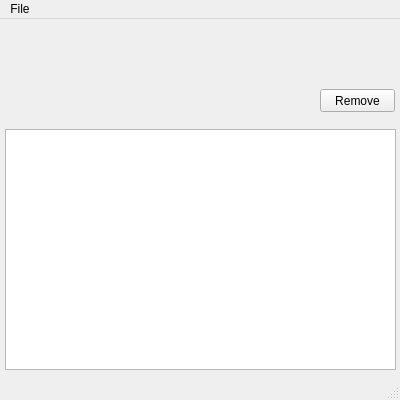
<?xml version="1.0" encoding="UTF-8"?>
<ui version="4.0">
 <class>MainWindow</class>
 <widget class="QMainWindow" name="MainWindow">
  <property name="geometry">
   <rect>
    <x>0</x>
    <y>0</y>
    <width>400</width>
    <height>400</height>
   </rect>
  </property>
  <property name="windowTitle">
   <string>MainWindow</string>
  </property>
  <widget class="QWidget" name="centralwidget">
   <widget class="QListView" name="selectedFileView">
    <property name="geometry">
     <rect>
      <x>5</x>
      <y>110</y>
      <width>391</width>
      <height>241</height>
     </rect>
    </property>
    <property name="editTriggers">
     <set>QAbstractItemView::NoEditTriggers</set>
    </property>
   </widget>
   <widget class="QPushButton" name="pushButton">
    <property name="geometry">
     <rect>
      <x>320</x>
      <y>70</y>
      <width>75</width>
      <height>23</height>
     </rect>
    </property>
    <property name="text">
     <string>Remove</string>
    </property>
   </widget>
  </widget>
  <widget class="QMenuBar" name="menubar">
   <property name="geometry">
    <rect>
     <x>0</x>
     <y>0</y>
     <width>400</width>
     <height>21</height>
    </rect>
   </property>
   <widget class="QMenu" name="menuFile">
    <property name="title">
     <string>File</string>
    </property>
    <addaction name="actionOpen_a_text_file"/>
    <addaction name="actionSelect_a_directory"/>
   </widget>
   <addaction name="menuFile"/>
  </widget>
  <widget class="QStatusBar" name="statusbar"/>
  <action name="actionOpen_a_text_file">
   <property name="text">
    <string>Open a text file</string>
   </property>
  </action>
  <action name="actionSelect_a_directory">
   <property name="text">
    <string>Select a directory</string>
   </property>
  </action>
 </widget>
 <resources/>
 <connections/>
</ui>
